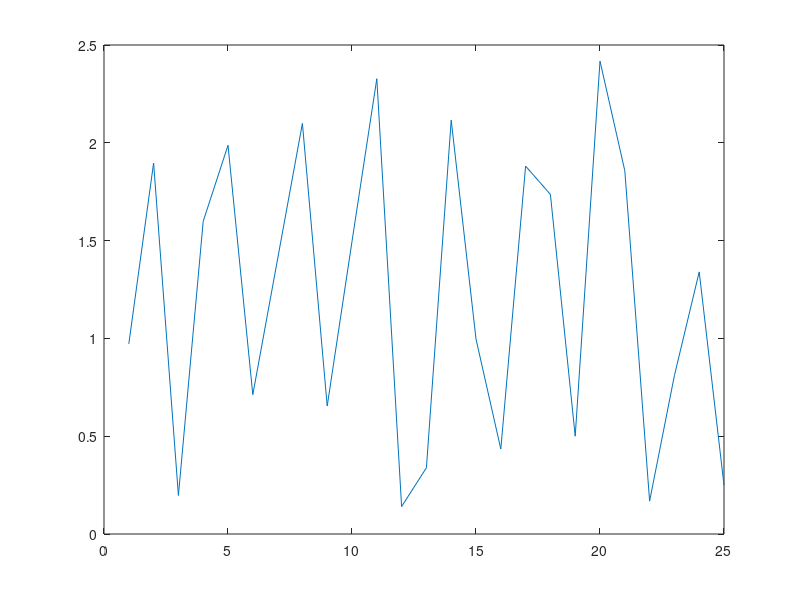

Source code (MATLAB):
t = 1:25;
y = [ 5.0291 6.5099 5.3666 4.1272 4.2948
6.1261 12.5140 10.0502 9.1614 7.5677
7.2920 10.0357 11.0708 13.4045 12.8415
11.9666 11.0765 11.7774 14.5701 17.0440
17.0398 15.9069 15.4850 15.5112 17.6572];
y = y';
y = y(:);

%% Discard element
t(7) = [];
y(7) = [];

plot(t, y, 'o', 'color', 'blue'); hold on;

A = ones(numel(t), 2);
A(:, 1) = t;
b = A\y;

pt = b(2)+b(1).*t;
plot(t, pt, 'color', 'red');
hold off;

pause
r = abs(pt' - y);
plot(t, r);